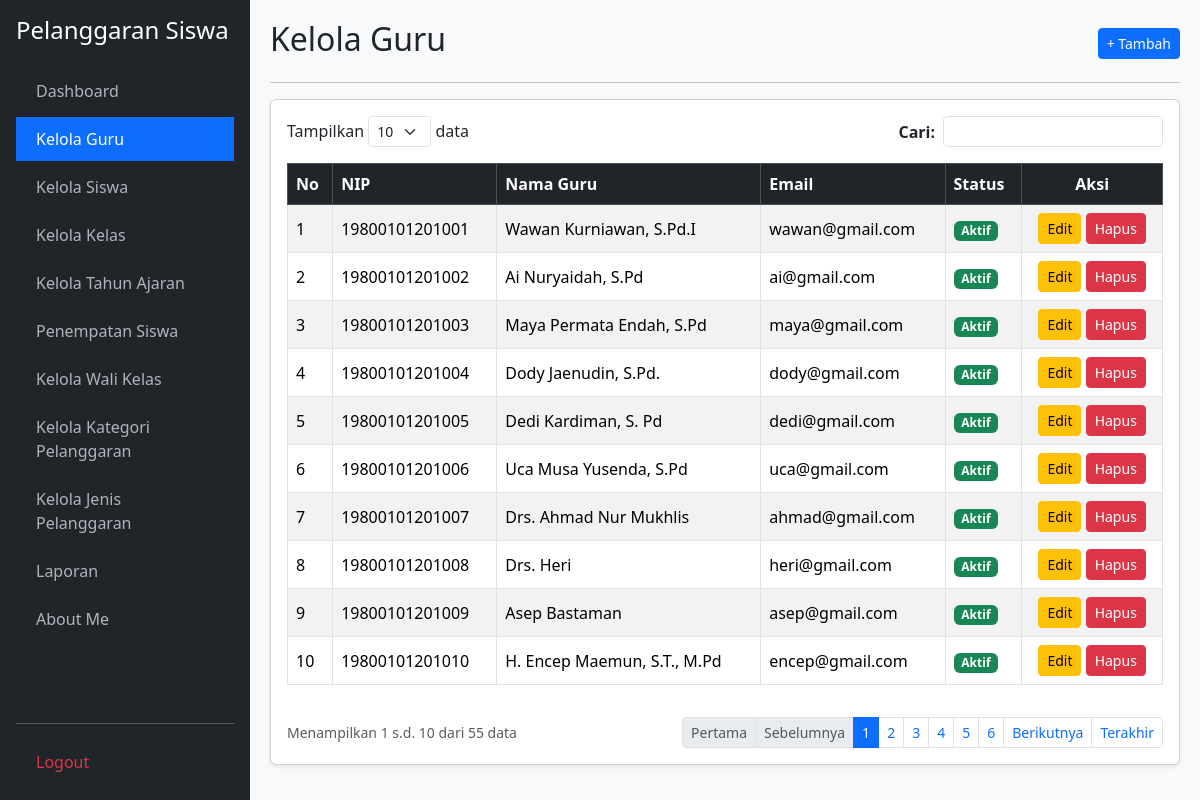
The page /kelola_guru.php (signed in) on the database its author committed.
### tables this page shows
CREATE TABLE `t_guru` (
  `id` int(11) NOT NULL,
  `nip` varchar(30) DEFAULT NULL,
  `nama` varchar(150) NOT NULL,
  `email` varchar(150) DEFAULT NULL,
  `status_aktif` tinyint(1) DEFAULT 1,
  `user_id` int(11) DEFAULT NULL,
  `created_at` timestamp NULL DEFAULT NULL,
  `updated_at` timestamp NULL DEFAULT NULL
);

### kelola_guru.php (the view, shortened to what this page needs)
<?php
require_once 'koneksi.php';
$aksi = $_GET['aksi'] ?? '';
$edit_id = $_GET['edit'] ?? '';
$edit = $edit_id ? mysqli_fetch_assoc(mysqli_query($koneksi, "SELECT * FROM t_guru WHERE id='$edit_id'")) : null;
$limit = 10;
$h = max(1, (int)($_GET['halaman'] ?? 1));
$offset = ($h - 1) * $limit;
$cari = mysqli_real_escape_string($koneksi, $_GET['cari'] ?? '');
$where = $cari ? "WHERE nip LIKE '%$cari%' OR nama LIKE '%$cari%' OR email LIKE '%$cari%'" : "";
$total = mysqli_num_rows(mysqli_query($koneksi, "SELECT 1 FROM t_guru $where"));
$pages = ceil($total / $limit) ?: 1;
$data = mysqli_query($koneksi, "SELECT * FROM t_guru $where LIMIT $offset, $limit");
$no = $offset + 1;
?>
<!DOCTYPE html>
<html lang="id">
<head>
    <link href="https://cdn.jsdelivr.net/npm/bootstrap@5.3.2/dist/css/bootstrap.min.css" rel="stylesheet">
</head>
<body>
    <div class="sidebar d-flex flex-column p-3">
        <h4 class="text-white mb-4">Pelanggaran Siswa</h4>
        <ul class="nav nav-pills flex-column mb-auto">
            <li class="nav-item mb-1"><a href="dashboard.php">Dashboard</a></li>
            <li class="nav-item mb-1"><a href="kelola_guru.php" class="active">Kelola Guru</a></li>
            <li class="nav-item mb-1"><a href="kelola_siswa.php">Kelola Siswa</a></li>
            <li class="nav-item mb-1"><a href="kelola_kelas.php">Kelola Kelas</a></li>
            <li class="nav-item mb-1"><a href="kelola_tahun_ajaran.php">Kelola Tahun Ajaran</a></li>
            <li class="nav-item mb-1"><a href="penempatan_siswa.php">Penempatan Siswa</a></li>
            <li class="nav-item mb-1"><a href="kelola_wali_kelas.php">Kelola Wali Kelas</a></li>
            <li class="nav-item mb-1"><a href="kelola_kategori_pelanggaran.php">Kelola Kategori Pelanggaran</a></li>
            <li class="nav-item mb-1"><a href="kelola_jenis_pelanggaran.php">Kelola Jenis Pelanggaran</a></li>
            <li class="nav-item mb-1"><a href="laporan.php">Laporan</a></li>
            <li class="nav-item mb-1"><a href="about_me.php">About Me</a></li>
        </ul>
        <hr><a href="logout.php" class="text-danger">Logout</a>
    </div>
    <div class="main-content">
        <?php if ($aksi === 'tambah' || $edit): ?>
            <div class="d-flex justify-content-between align-items-center mb-3">
                <h2><?= $edit ? 'Edit Data Guru' : 'Tambah Data Guru'; ?></h2>
                <a href="kelola_guru.php" class="btn btn-secondary btn-sm">&larr; Kembali</a>
            </div>
            <hr>
            <div class="card shadow-sm"><div class="card-body">
                <form method="POST">
                    <input type="hidden" name="id" value="<?= $edit['id'] ?? ''; ?>">
                    <div class="mb-3">
                        <label class="form-label fw-bold">NIP (Maks. 18 Angka):</label>
                        <input type="text" name="nip" class="form-control" value="<?= htmlspecialchars($edit['nip'] ?? ''); ?>" maxlength="18" required>
                    </div>
                    <div class="mb-3">
                        <label class="form-label fw-bold">Nama Guru:</label>
                        <input type="text" name="nama" class="form-control" value="<?= htmlspecialchars($edit['nama'] ?? ''); ?>" required>
                    </div>
                    <div class="mb-3">
                        <label class="form-label fw-bold">Email:</label>
                        <input type="email" name="email" class="form-control" value="<?= htmlspecialchars($edit['email'] ?? ''); ?>" required>
                    </div>
                    <div class="mb-3">
                        <label class="form-label fw-bold">Password Login:</label>
                        <input type="password" name="password" class="form-control" placeholder="<?= $edit ? 'Kosongkan jika tidak diubah' : 'Masukkan password'; ?>" <?= $edit ? '' : 'required'; ?>>
                    </div>
                    <div class="mb-3">
                        <label class="form-label fw-bold">Konfirmasi Password:</label>
                        <input type="password" name="konfirmasi_password" class="form-control" placeholder="Ulangi password">
                    </div>
                    <div class="mb-3">
                        <label class="form-label fw-bold">Status Aktif:</label>
                        <select name="status_aktif" class="form-control" required>
                            <option value="Aktif" <?= (($edit['status_aktif'] ?? 1) == 1) ? 'selected' : ''; ?>>Aktif</option>
                            <option value="Tidak Aktif" <?= (($edit['status_aktif'] ?? 1) == 0) ? 'selected' : ''; ?>>Tidak Aktif</option>
                        </select>
                    </div>
                    <div class="d-flex justify-content-end">
                        <a href="kelola_guru.php" class="btn btn-secondary me-2">Batal</a>
                        <button type="submit" name="simpan" class="btn btn-primary">Simpan</button>
                    </div>
                </form>
            </div></div>
        <?php else: ?>
            <div class="d-flex justify-content-between align-items-center mb-2">
                <h2>Kelola Guru</h2>
                <a href="?aksi=tambah" class="btn btn-primary btn-sm">+ Tambah</a>
            </div>
            <hr>
            <div class="card shadow-sm"><div class="card-body">
                <div class="row mb-3 justify-content-between">
                    <div class="col-auto">Tampilkan <select class="form-select form-select-sm d-inline-block w-auto"><option>10</option></select> data</div>
                    <div class="col-auto">
                        <form method="GET" class="d-flex align-items-center">
                            <label class="me-2 mb-0 fw-bold">Cari:</label>
                            <input type="text" name="cari" class="form-control form-control-sm" value="<?= htmlspecialchars($cari); ?>">
                        </form>
                    </div>
                </div>
                <div class="table-responsive">
                    <table class="table table-bordered table-striped align-middle">
                        <thead class="table-dark">
                            <tr><th>No</th><th>NIP</th><th>Nama Guru</th><th>Email</th><th>Status</th><th class="text-center">Aksi</th></tr>
                        </thead>
                        <tbody>
                            <?php while($r = mysqli_fetch_assoc($data)): ?>
                            <tr>
                                <td><?= $no++; ?></td>
                                <td><?= htmlspecialchars($r['nip']); ?></td>
                                <td><?= htmlspecialchars($r['nama']); ?></td>
                                <td><?= htmlspecialchars($r['email']); ?></td>
                                <td>
                                    <span class="badge bg-<?= ($r['status_aktif'] == 1) ? 'success' : 'secondary'; ?>">
                                        <?= ($r['status_aktif'] == 1) ? 'Aktif' : 'Tidak Aktif'; ?>
                                    </span>
                                </td>
                                <td class="text-center">
                                    <a href="?edit=<?= $r['id']; ?>" class="btn btn-sm btn-warning">Edit</a>
                                    <a href="?hapus=<?= $r['id']; ?>" class="btn btn-sm btn-danger" onclick="return confirm('Hapus data guru ini?')">Hapus</a>
                                </td>
                            </tr>
                            <?php endwhile; if(!$total): ?>
                            <tr><td colspan="6" class="text-center text-muted">Data guru tidak ditemukan.</td></tr>
                            <?php endif; ?>
                        </tbody>
                    </table>
                </div>
                <div class="d-flex justify-content-between align-items-center mt-3">
                    <small class="text-muted">Menampilkan <?= $total ? $offset + 1 : 0; ?> s.d. <?= min($offset + $limit, $total); ?> dari <?= $total; ?> data</small>
                    <ul class="pagination pagination-sm mb-0">
                        <li class="page-item <?= $h <= 1 ? 'disabled' : ''; ?>"><a class="page-link" href="?halaman=1&cari=<?= $cari; ?>">Pertama</a></li>
                        <li class="page-item <?= $h <= 1 ? 'disabled' : ''; ?>"><a class="page-link" href="?halaman=<?= $h-1; ?>&cari=<?= $cari; ?>">Sebelumnya</a></li>
                        <?php for($i=1; $i<=$pages; $i++): ?>
                            <li class="page-item <?= $h == $i ? 'active' : ''; ?>"><a class="page-link" href="?halaman=<?= $i; ?>&cari=<?= $cari; ?>"><?= $i; ?></a></li>
                        <?php endfor; ?>
                        <li class="page-item <?= $h >= $pages ? 'disabled' : ''; ?>"><a class="page-link" href="?halaman=<?= $h+1; ?>&cari=<?= $cari; ?>">Berikutnya</a></li>
                        <li class="page-item <?= $h >= $pages ? 'disabled' : ''; ?>"><a class="page-link" href="?halaman=<?= $pages; ?>&cari=<?= $cari; ?>">Terakhir</a></li>
                    </ul>
                </div>
            </div></div>
        <?php endif; ?>
    </div>
</body>
</html>

### kelola_guru.php (style rules this page uses)
body { background: #f8f9fa; }
.sidebar { min-height: 100vh; background: #212529; color: #fff; position: fixed; width: 250px; top: 0; left: 0; z-index: 1000; }
.sidebar a { color: #adb5bd; text-decoration: none; display: block; padding: 10px 20px; }
.sidebar a:hover, .sidebar a.active { color: #fff; background: #0d6efd; }
.main-content { margin-left: 250px; padding: 20px; }

### rows shown on the page
t_guru: nip "19800101201001", nama "Wawan Kurniawan, S.Pd.I", email "wawan@gmail.com", status_aktif "Aktif"
t_guru: nip "19800101201002", nama "Ai Nuryaidah, S.Pd", email "ai@gmail.com", status_aktif "Aktif"
t_guru: nip "19800101201003", nama "Maya Permata Endah, S.Pd", email "maya@gmail.com", status_aktif "Aktif"
t_guru: nip "19800101201004", nama "Dody Jaenudin, S.Pd.", email "dody@gmail.com", status_aktif "Aktif"
t_guru: nip "19800101201005", nama "Dedi Kardiman, S. Pd", email "dedi@gmail.com", status_aktif "Aktif"
t_guru: nip "19800101201006", nama "Uca Musa Yusenda, S.Pd", email "uca@gmail.com", status_aktif "Aktif"
t_guru: nip "19800101201007", nama "Drs. Ahmad Nur Mukhlis", email "ahmad@gmail.com", status_aktif "Aktif"
t_guru: nip "19800101201008", nama "Drs. Heri", email "heri@gmail.com", status_aktif "Aktif"
t_guru: nip "19800101201009", nama "Asep Bastaman", email "asep@gmail.com", status_aktif "Aktif"
t_guru: nip "19800101201010", nama "H. Encep Maemun, S.T., M.Pd", email "encep@gmail.com", status_aktif "Aktif"

### other values the page prints
$offset + 1 "1"
min($offset + $limit, $total) "10"
$total "55"
